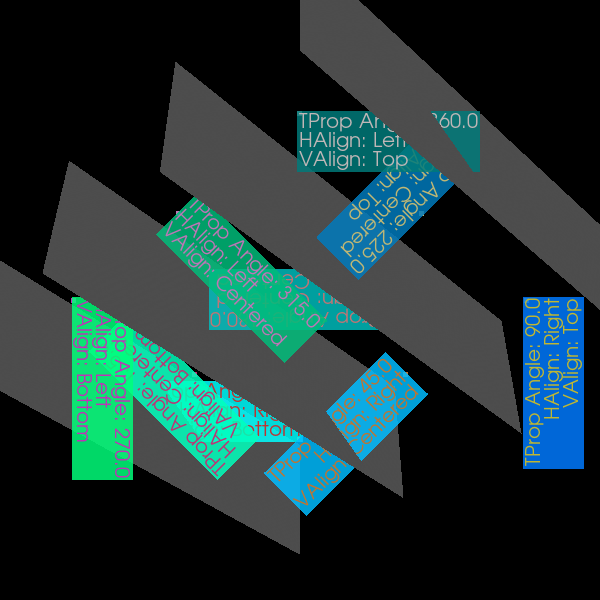

Recreate this plot in Python.
#!/usr/bin/env python

# Test vtkBillboardTextActor3D with various text alignments and orientations.

import vtkmodules.vtkInteractionStyle  # noqa: F401
import vtkmodules.vtkRenderingFreeType  # noqa: F401
import vtkmodules.vtkRenderingOpenGL2  # noqa: F401

from vtkmodules.vtkCommonCore import vtkPoints, vtkUnsignedCharArray
from vtkmodules.vtkCommonDataModel import vtkCellArray, vtkPolyData
from vtkmodules.vtkRenderingCore import (
    vtkActor,
    vtkPolyDataMapper,
    vtkRenderWindow,
    vtkRenderWindowInteractor,
    vtkRenderer,
)
from vtkmodules.vtkRenderingCore import vtkBillboardTextActor3D

width = 600
height = 600
x_pos = [100, 300, 500]
y_pos = [100, 300, 500]

# Anchor points polydata
anchors = vtkPolyData()
anchor_points = vtkPoints()
anchors.SetPoints(anchor_points)
anchor_verts = vtkCellArray()
anchors.SetVerts(anchor_verts)
anchor_colors = vtkUnsignedCharArray()
anchor_colors.SetNumberOfComponents(4)
anchors.GetCellData().SetScalars(anchor_colors)

# Row 0, Col 0: Right/Bottom, orientation=0, pos=(100,100,0)
billboard_0_0 = vtkBillboardTextActor3D()
billboard_0_0.GetTextProperty().SetJustificationToRight()
billboard_0_0.GetTextProperty().SetVerticalJustificationToBottom()
billboard_0_0.GetTextProperty().SetFontSize(20)
billboard_0_0.GetTextProperty().SetOrientation(0.0)
billboard_0_0.GetTextProperty().SetColor(0.75, 0.20, 0.20)
billboard_0_0.GetTextProperty().SetBackgroundColor(0.0, 1.0, 1.0)
billboard_0_0.GetTextProperty().SetBackgroundOpacity(0.85)
billboard_0_0.SetPosition(100, 100, 0.0)
billboard_0_0.SetInput("TProp Angle: 0.0\nHAlign: Right\nVAlign: Bottom")
pt_id = anchor_points.InsertNextPoint(100, 100, 0.0)
anchor_verts.InsertNextCell(1, [pt_id])
anchor_colors.InsertNextTuple4(191, 51, 51, 255)

# Row 0, Col 1: Right/Centered, orientation=45, pos=(300,100,0)
billboard_0_1 = vtkBillboardTextActor3D()
billboard_0_1.GetTextProperty().SetJustificationToRight()
billboard_0_1.GetTextProperty().SetVerticalJustificationToCentered()
billboard_0_1.GetTextProperty().SetFontSize(20)
billboard_0_1.GetTextProperty().SetOrientation(45.0)
billboard_0_1.GetTextProperty().SetColor(0.75, 0.46, 0.20)
billboard_0_1.GetTextProperty().SetBackgroundColor(0.0, 0.74, 1.0)
billboard_0_1.GetTextProperty().SetBackgroundOpacity(0.85)
billboard_0_1.SetPosition(300, 100, 0.0)
billboard_0_1.SetInput("TProp Angle: 45.0\nHAlign: Right\nVAlign: Centered")
pt_id = anchor_points.InsertNextPoint(300, 100, 0.0)
anchor_verts.InsertNextCell(1, [pt_id])
anchor_colors.InsertNextTuple4(191, 117, 51, 255)

# Row 0, Col 2: Right/Top, orientation=90, pos=(500,100,0)
billboard_0_2 = vtkBillboardTextActor3D()
billboard_0_2.GetTextProperty().SetJustificationToRight()
billboard_0_2.GetTextProperty().SetVerticalJustificationToTop()
billboard_0_2.GetTextProperty().SetFontSize(20)
billboard_0_2.GetTextProperty().SetOrientation(90.0)
billboard_0_2.GetTextProperty().SetColor(0.75, 0.72, 0.20)
billboard_0_2.GetTextProperty().SetBackgroundColor(0.0, 0.48, 1.0)
billboard_0_2.GetTextProperty().SetBackgroundOpacity(0.85)
billboard_0_2.SetPosition(500, 100, 0.0)
billboard_0_2.SetInput("TProp Angle: 90.0\nHAlign: Right\nVAlign: Top")
pt_id = anchor_points.InsertNextPoint(500, 100, 0.0)
anchor_verts.InsertNextCell(1, [pt_id])
anchor_colors.InsertNextTuple4(191, 183, 51, 255)

# Row 1, Col 0: Centered/Bottom, orientation=135, pos=(100,300,0)
billboard_1_0 = vtkBillboardTextActor3D()
billboard_1_0.GetTextProperty().SetJustificationToCentered()
billboard_1_0.GetTextProperty().SetVerticalJustificationToBottom()
billboard_1_0.GetTextProperty().SetFontSize(20)
billboard_1_0.GetTextProperty().SetOrientation(135.0)
billboard_1_0.GetTextProperty().SetColor(0.75, 0.20, 0.46)
billboard_1_0.GetTextProperty().SetBackgroundColor(0.0, 1.0, 0.74)
billboard_1_0.GetTextProperty().SetBackgroundOpacity(0.85)
billboard_1_0.SetPosition(100, 300, 0.0)
billboard_1_0.SetInput("TProp Angle: 135.0\nHAlign: Centered\nVAlign: Bottom")
pt_id = anchor_points.InsertNextPoint(100, 300, 0.0)
anchor_verts.InsertNextCell(1, [pt_id])
anchor_colors.InsertNextTuple4(191, 51, 117, 255)

# Row 1, Col 1: Centered/Centered, orientation=180, pos=(300,300,0)
billboard_1_1 = vtkBillboardTextActor3D()
billboard_1_1.GetTextProperty().SetJustificationToCentered()
billboard_1_1.GetTextProperty().SetVerticalJustificationToCentered()
billboard_1_1.GetTextProperty().SetFontSize(20)
billboard_1_1.GetTextProperty().SetOrientation(180.0)
billboard_1_1.GetTextProperty().SetColor(0.75, 0.46, 0.46)
billboard_1_1.GetTextProperty().SetBackgroundColor(0.0, 0.74, 0.74)
billboard_1_1.GetTextProperty().SetBackgroundOpacity(0.85)
billboard_1_1.SetPosition(300, 300, 0.0)
billboard_1_1.SetInput("TProp Angle: 180.0\nHAlign: Centered\nVAlign: Centered")
pt_id = anchor_points.InsertNextPoint(300, 300, 0.0)
anchor_verts.InsertNextCell(1, [pt_id])
anchor_colors.InsertNextTuple4(191, 117, 117, 255)

# Row 1, Col 2: Centered/Top, orientation=225, pos=(500,300,0)
billboard_1_2 = vtkBillboardTextActor3D()
billboard_1_2.GetTextProperty().SetJustificationToCentered()
billboard_1_2.GetTextProperty().SetVerticalJustificationToTop()
billboard_1_2.GetTextProperty().SetFontSize(20)
billboard_1_2.GetTextProperty().SetOrientation(225.0)
billboard_1_2.GetTextProperty().SetColor(0.75, 0.72, 0.46)
billboard_1_2.GetTextProperty().SetBackgroundColor(0.0, 0.48, 0.74)
billboard_1_2.GetTextProperty().SetBackgroundOpacity(0.85)
billboard_1_2.SetPosition(500, 300, 0.0)
billboard_1_2.SetInput("TProp Angle: 225.0\nHAlign: Centered\nVAlign: Top")
pt_id = anchor_points.InsertNextPoint(500, 300, 0.0)
anchor_verts.InsertNextCell(1, [pt_id])
anchor_colors.InsertNextTuple4(191, 183, 117, 255)

# Row 2, Col 0: Left/Bottom, orientation=270, pos=(100,500,0)
billboard_2_0 = vtkBillboardTextActor3D()
billboard_2_0.GetTextProperty().SetJustificationToLeft()
billboard_2_0.GetTextProperty().SetVerticalJustificationToBottom()
billboard_2_0.GetTextProperty().SetFontSize(20)
billboard_2_0.GetTextProperty().SetOrientation(270.0)
billboard_2_0.GetTextProperty().SetColor(0.75, 0.20, 0.72)
billboard_2_0.GetTextProperty().SetBackgroundColor(0.0, 1.0, 0.48)
billboard_2_0.GetTextProperty().SetBackgroundOpacity(0.85)
billboard_2_0.SetPosition(100, 500, 0.0)
billboard_2_0.SetInput("TProp Angle: 270.0\nHAlign: Left\nVAlign: Bottom")
pt_id = anchor_points.InsertNextPoint(100, 500, 0.0)
anchor_verts.InsertNextCell(1, [pt_id])
anchor_colors.InsertNextTuple4(191, 51, 183, 255)

# Row 2, Col 1: Left/Centered, orientation=315, pos=(300,500,0)
billboard_2_1 = vtkBillboardTextActor3D()
billboard_2_1.GetTextProperty().SetJustificationToLeft()
billboard_2_1.GetTextProperty().SetVerticalJustificationToCentered()
billboard_2_1.GetTextProperty().SetFontSize(20)
billboard_2_1.GetTextProperty().SetOrientation(315.0)
billboard_2_1.GetTextProperty().SetColor(0.75, 0.46, 0.72)
billboard_2_1.GetTextProperty().SetBackgroundColor(0.0, 0.74, 0.48)
billboard_2_1.GetTextProperty().SetBackgroundOpacity(0.85)
billboard_2_1.SetPosition(300, 500, 0.0)
billboard_2_1.SetInput("TProp Angle: 315.0\nHAlign: Left\nVAlign: Centered")
pt_id = anchor_points.InsertNextPoint(300, 500, 0.0)
anchor_verts.InsertNextCell(1, [pt_id])
anchor_colors.InsertNextTuple4(191, 117, 183, 255)

# Row 2, Col 2: Left/Top, orientation=360, pos=(500,500,0)
billboard_2_2 = vtkBillboardTextActor3D()
billboard_2_2.GetTextProperty().SetJustificationToLeft()
billboard_2_2.GetTextProperty().SetVerticalJustificationToTop()
billboard_2_2.GetTextProperty().SetFontSize(20)
billboard_2_2.GetTextProperty().SetOrientation(360.0)
billboard_2_2.GetTextProperty().SetColor(0.75, 0.72, 0.72)
billboard_2_2.GetTextProperty().SetBackgroundColor(0.0, 0.48, 0.48)
billboard_2_2.GetTextProperty().SetBackgroundOpacity(0.85)
billboard_2_2.SetPosition(500, 500, 0.0)
billboard_2_2.SetInput("TProp Angle: 360.0\nHAlign: Left\nVAlign: Top")
pt_id = anchor_points.InsertNextPoint(500, 500, 0.0)
anchor_verts.InsertNextCell(1, [pt_id])
anchor_colors.InsertNextTuple4(191, 183, 183, 255)

# Anchor actor
anchor_mapper = vtkPolyDataMapper()
anchor_mapper.SetInputData(anchors)
anchor_actor = vtkActor()
anchor_actor.SetMapper(anchor_mapper)
anchor_actor.GetProperty().SetPointSize(5)

# Empty text actors (edge cases)
null_input_actor = vtkBillboardTextActor3D()
null_input_actor.SetInput(None)

empty_input_actor = vtkBillboardTextActor3D()
empty_input_actor.SetInput("")

space_actor = vtkBillboardTextActor3D()
space_actor.SetInput(" ")

tab_actor = vtkBillboardTextActor3D()
tab_actor.SetInput("\t")

newline_actor = vtkBillboardTextActor3D()
newline_actor.SetInput("\n")

# Grid polydata
grid = vtkPolyData()
grid_points = vtkPoints()
grid.SetPoints(grid_points)
marks = [0.0, 200.0, 400.0, 600.0]
thickness = 200.0
for x_i in range(4):
    for y_i in range(4):
        grid_points.InsertNextPoint(marks[x_i], marks[y_i], -thickness / 2.0)
        grid_points.InsertNextPoint(marks[x_i], marks[y_i], +thickness / 2.0)

grid_cells = vtkCellArray()
grid.SetPolys(grid_cells)
for c in range(4):
    for r in range(3):
        base = 8 * c + 2 * r
        grid_cells.InsertNextCell(4, [base + 0, base + 1, base + 3, base + 2])

grid_mapper = vtkPolyDataMapper()
grid_mapper.SetInputData(grid)
grid_actor = vtkActor()
grid_actor.GetProperty().SetRepresentationToSurface()
grid_actor.GetProperty().SetColor(0.6, 0.6, 0.6)
grid_actor.SetMapper(grid_mapper)

# Renderer
renderer = vtkRenderer()
renderer.UseDepthPeelingOn()
renderer.SetBackground(0.0, 0.0, 0.0)
renderer.AddActor(billboard_0_0)
renderer.AddActor(billboard_0_1)
renderer.AddActor(billboard_0_2)
renderer.AddActor(billboard_1_0)
renderer.AddActor(billboard_1_1)
renderer.AddActor(billboard_1_2)
renderer.AddActor(billboard_2_0)
renderer.AddActor(billboard_2_1)
renderer.AddActor(billboard_2_2)
renderer.AddActor(anchor_actor)
renderer.AddActor(null_input_actor)
renderer.AddActor(empty_input_actor)
renderer.AddActor(space_actor)
renderer.AddActor(tab_actor)
renderer.AddActor(newline_actor)
renderer.AddActor(grid_actor)

# Window
render_window = vtkRenderWindow()
render_window.AddRenderer(renderer)
render_window.SetWindowName("billboard text actor3d")
render_window.SetMultiSamples(0)
render_window.SetSize(width, height)

# Interactor
interactor = vtkRenderWindowInteractor()
interactor.SetRenderWindow(render_window)

# Scene
renderer.GetActiveCamera().SetPosition(width / 2, height / 2, 1400)
renderer.GetActiveCamera().SetFocalPoint(width / 2, height / 2, 0)
renderer.GetActiveCamera().SetViewUp(0, 1, 0)
renderer.GetActiveCamera().Roll(45.0)
renderer.GetActiveCamera().Elevation(45.0)
renderer.ResetCameraClippingRange()

interactor.Initialize()
interactor.Start()
